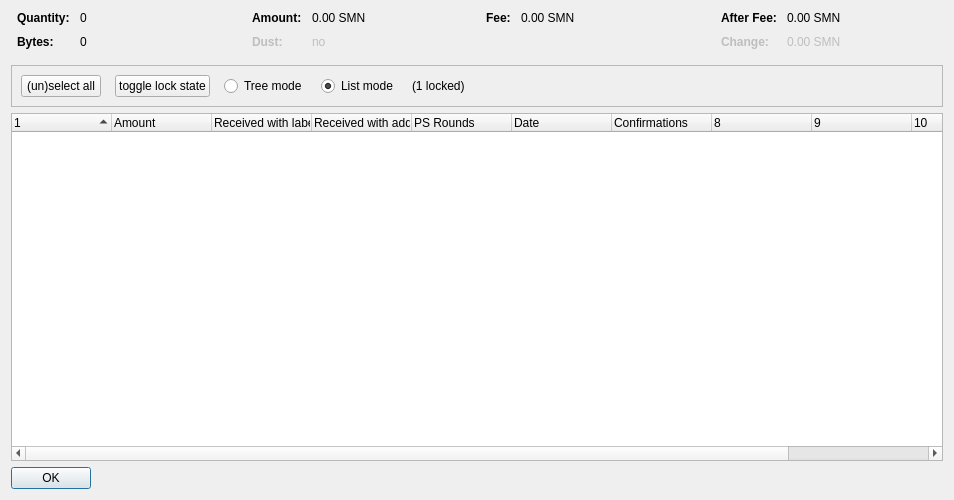
<?xml version="1.0" encoding="UTF-8"?>
<ui version="4.0">
 <class>CoinControlDialog</class>
 <widget class="QDialog" name="CoinControlDialog">
  <property name="geometry">
   <rect>
    <x>0</x>
    <y>0</y>
    <width>954</width>
    <height>500</height>
   </rect>
  </property>
  <property name="windowTitle">
   <string>Coin Selection</string>
  </property>
  <layout class="QVBoxLayout" name="verticalLayout">
   <item>
    <layout class="QHBoxLayout" name="horizontalLayoutTop" stretch="0,0,0,0">
     <property name="topMargin">
      <number>0</number>
     </property>
     <property name="bottomMargin">
      <number>10</number>
     </property>
     <item>
      <layout class="QFormLayout" name="formLayoutCoinControl1">
       <property name="horizontalSpacing">
        <number>10</number>
       </property>
       <property name="verticalSpacing">
        <number>10</number>
       </property>
       <property name="leftMargin">
        <number>6</number>
       </property>
       <property name="rightMargin">
        <number>6</number>
       </property>
       <item row="0" column="0">
        <widget class="QLabel" name="labelCoinControlQuantityText">
         <property name="font">
          <font>
           <weight>75</weight>
           <bold>true</bold>
          </font>
         </property>
         <property name="text">
          <string>Quantity:</string>
         </property>
        </widget>
       </item>
       <item row="0" column="1">
        <widget class="QLabel" name="labelCoinControlQuantity">
         <property name="cursor">
          <cursorShape>IBeamCursor</cursorShape>
         </property>
         <property name="contextMenuPolicy">
          <enum>Qt::ActionsContextMenu</enum>
         </property>
         <property name="text">
          <string notr="true">0</string>
         </property>
         <property name="textInteractionFlags">
          <set>Qt::LinksAccessibleByMouse|Qt::TextSelectableByKeyboard|Qt::TextSelectableByMouse</set>
         </property>
        </widget>
       </item>
       <item row="1" column="0">
        <widget class="QLabel" name="labelCoinControlBytesText">
         <property name="font">
          <font>
           <weight>75</weight>
           <bold>true</bold>
          </font>
         </property>
         <property name="text">
          <string>Bytes:</string>
         </property>
        </widget>
       </item>
       <item row="1" column="1">
        <widget class="QLabel" name="labelCoinControlBytes">
         <property name="cursor">
          <cursorShape>IBeamCursor</cursorShape>
         </property>
         <property name="contextMenuPolicy">
          <enum>Qt::ActionsContextMenu</enum>
         </property>
         <property name="text">
          <string notr="true">0</string>
         </property>
         <property name="textInteractionFlags">
          <set>Qt::LinksAccessibleByMouse|Qt::TextSelectableByKeyboard|Qt::TextSelectableByMouse</set>
         </property>
        </widget>
       </item>
      </layout>
     </item>
     <item>
      <layout class="QFormLayout" name="formLayoutCoinControl2">
       <property name="horizontalSpacing">
        <number>10</number>
       </property>
       <property name="verticalSpacing">
        <number>10</number>
       </property>
       <property name="leftMargin">
        <number>6</number>
       </property>
       <property name="rightMargin">
        <number>6</number>
       </property>
       <item row="0" column="0">
        <widget class="QLabel" name="labelCoinControlAmountText">
         <property name="font">
          <font>
           <weight>75</weight>
           <bold>true</bold>
          </font>
         </property>
         <property name="text">
          <string>Amount:</string>
         </property>
        </widget>
       </item>
       <item row="0" column="1">
        <widget class="QLabel" name="labelCoinControlAmount">
         <property name="cursor">
          <cursorShape>IBeamCursor</cursorShape>
         </property>
         <property name="contextMenuPolicy">
          <enum>Qt::ActionsContextMenu</enum>
         </property>
         <property name="text">
          <string notr="true">0.00 SMN</string>
         </property>
         <property name="textInteractionFlags">
          <set>Qt::LinksAccessibleByMouse|Qt::TextSelectableByKeyboard|Qt::TextSelectableByMouse</set>
         </property>
        </widget>
       </item>
       <item row="1" column="0">
        <widget class="QLabel" name="labelCoinControlLowOutputText">
         <property name="enabled">
          <bool>false</bool>
         </property>
         <property name="font">
          <font>
           <weight>75</weight>
           <bold>true</bold>
          </font>
         </property>
         <property name="text">
          <string>Dust:</string>
         </property>
        </widget>
       </item>
       <item row="1" column="1">
        <widget class="QLabel" name="labelCoinControlLowOutput">
         <property name="enabled">
          <bool>false</bool>
         </property>
         <property name="cursor">
          <cursorShape>IBeamCursor</cursorShape>
         </property>
         <property name="contextMenuPolicy">
          <enum>Qt::ActionsContextMenu</enum>
         </property>
         <property name="text">
          <string notr="true">no</string>
         </property>
         <property name="textInteractionFlags">
          <set>Qt::LinksAccessibleByMouse|Qt::TextSelectableByKeyboard|Qt::TextSelectableByMouse</set>
         </property>
        </widget>
       </item>
      </layout>
     </item>
     <item>
      <layout class="QFormLayout" name="formLayoutCoinControl3">
       <property name="horizontalSpacing">
        <number>10</number>
       </property>
       <property name="verticalSpacing">
        <number>10</number>
       </property>
       <property name="leftMargin">
        <number>6</number>
       </property>
       <property name="rightMargin">
        <number>6</number>
       </property>
       <item row="0" column="0">
        <widget class="QLabel" name="labelCoinControlFeeText">
         <property name="font">
          <font>
           <weight>75</weight>
           <bold>true</bold>
          </font>
         </property>
         <property name="text">
          <string>Fee:</string>
         </property>
        </widget>
       </item>
       <item row="0" column="1">
        <widget class="QLabel" name="labelCoinControlFee">
         <property name="cursor">
          <cursorShape>IBeamCursor</cursorShape>
         </property>
         <property name="contextMenuPolicy">
          <enum>Qt::ActionsContextMenu</enum>
         </property>
         <property name="text">
          <string notr="true">0.00 SMN</string>
         </property>
         <property name="textInteractionFlags">
          <set>Qt::LinksAccessibleByMouse|Qt::TextSelectableByKeyboard|Qt::TextSelectableByMouse</set>
         </property>
        </widget>
       </item>
      </layout>
     </item>
     <item>
      <layout class="QFormLayout" name="formLayoutCoinControl4">
       <property name="horizontalSpacing">
        <number>10</number>
       </property>
       <property name="verticalSpacing">
        <number>10</number>
       </property>
       <property name="leftMargin">
        <number>6</number>
       </property>
       <property name="rightMargin">
        <number>6</number>
       </property>
       <item row="0" column="0">
        <widget class="QLabel" name="labelCoinControlAfterFeeText">
         <property name="font">
          <font>
           <weight>75</weight>
           <bold>true</bold>
          </font>
         </property>
         <property name="text">
          <string>After Fee:</string>
         </property>
        </widget>
       </item>
       <item row="0" column="1">
        <widget class="QLabel" name="labelCoinControlAfterFee">
         <property name="cursor">
          <cursorShape>IBeamCursor</cursorShape>
         </property>
         <property name="contextMenuPolicy">
          <enum>Qt::ActionsContextMenu</enum>
         </property>
         <property name="text">
          <string notr="true">0.00 SMN</string>
         </property>
         <property name="textInteractionFlags">
          <set>Qt::LinksAccessibleByMouse|Qt::TextSelectableByKeyboard|Qt::TextSelectableByMouse</set>
         </property>
        </widget>
       </item>
       <item row="1" column="0">
        <widget class="QLabel" name="labelCoinControlChangeText">
         <property name="enabled">
          <bool>false</bool>
         </property>
         <property name="font">
          <font>
           <weight>75</weight>
           <bold>true</bold>
          </font>
         </property>
         <property name="text">
          <string>Change:</string>
         </property>
        </widget>
       </item>
       <item row="1" column="1">
        <widget class="QLabel" name="labelCoinControlChange">
         <property name="enabled">
          <bool>false</bool>
         </property>
         <property name="cursor">
          <cursorShape>IBeamCursor</cursorShape>
         </property>
         <property name="contextMenuPolicy">
          <enum>Qt::ActionsContextMenu</enum>
         </property>
         <property name="text">
          <string notr="true">0.00 SMN</string>
         </property>
         <property name="textInteractionFlags">
          <set>Qt::LinksAccessibleByMouse|Qt::TextSelectableByKeyboard|Qt::TextSelectableByMouse</set>
         </property>
        </widget>
       </item>
      </layout>
     </item>
    </layout>
   </item>
   <item>
    <widget class="QFrame" name="frame">
     <property name="minimumSize">
      <size>
       <width>0</width>
       <height>40</height>
      </size>
     </property>
     <property name="frameShape">
      <enum>QFrame::StyledPanel</enum>
     </property>
     <property name="frameShadow">
      <enum>QFrame::Sunken</enum>
     </property>
     <layout class="QHBoxLayout" name="horizontalLayout">
      <item>
       <layout class="QHBoxLayout" name="horizontalLayoutPanel" stretch="0,0,0,0,0,0">
        <property name="spacing">
         <number>14</number>
        </property>
        <item>
         <widget class="QPushButton" name="pushButtonSelectAll">
          <property name="sizePolicy">
           <sizepolicy hsizetype="Maximum" vsizetype="Fixed">
            <horstretch>0</horstretch>
            <verstretch>0</verstretch>
           </sizepolicy>
          </property>
          <property name="text">
           <string>(un)select all</string>
          </property>
          <property name="autoDefault">
           <bool>false</bool>
          </property>
         </widget>
        </item>
        <item>
         <widget class="QPushButton" name="pushButtonToggleLock">
          <property name="sizePolicy">
           <sizepolicy hsizetype="Maximum" vsizetype="Fixed">
            <horstretch>0</horstretch>
            <verstretch>0</verstretch>
           </sizepolicy>
          </property>
          <property name="text">
           <string>toggle lock state</string>
          </property>
          <property name="autoDefault">
           <bool>false</bool>
          </property>
         </widget>
        </item>
        <item>
         <widget class="QRadioButton" name="radioTreeMode">
          <property name="sizePolicy">
           <sizepolicy hsizetype="Maximum" vsizetype="Fixed">
            <horstretch>0</horstretch>
            <verstretch>0</verstretch>
           </sizepolicy>
          </property>
          <property name="text">
           <string>Tree mode</string>
          </property>
         </widget>
        </item>
        <item>
         <widget class="QRadioButton" name="radioListMode">
          <property name="sizePolicy">
           <sizepolicy hsizetype="Maximum" vsizetype="Fixed">
            <horstretch>0</horstretch>
            <verstretch>0</verstretch>
           </sizepolicy>
          </property>
          <property name="text">
           <string>List mode</string>
          </property>
          <property name="checked">
           <bool>true</bool>
          </property>
         </widget>
        </item>
        <item>
         <widget class="QLabel" name="labelLocked">
          <property name="text">
           <string>(1 locked)</string>
          </property>
         </widget>
        </item>
        <item>
         <spacer name="horizontalSpacer">
          <property name="orientation">
           <enum>Qt::Horizontal</enum>
          </property>
          <property name="sizeHint" stdset="0">
           <size>
            <width>40</width>
            <height>20</height>
           </size>
          </property>
         </spacer>
        </item>
       </layout>
      </item>
     </layout>
    </widget>
   </item>
   <item>
    <widget class="CoinControlTreeWidget" name="treeWidget">
     <property name="contextMenuPolicy">
      <enum>Qt::CustomContextMenu</enum>
     </property>
     <property name="sortingEnabled">
      <bool>false</bool>
     </property>
     <property name="columnCount">
      <number>11</number>
     </property>
     <attribute name="headerShowSortIndicator" stdset="0">
      <bool>true</bool>
     </attribute>
     <attribute name="headerStretchLastSection">
      <bool>false</bool>
     </attribute>
     <column>
      <property name="text">
       <string/>
      </property>
     </column>
     <column>
      <property name="text">
       <string>Amount</string>
      </property>
     </column>
     <column>
      <property name="text">
       <string>Received with label</string>
      </property>
     </column>
     <column>
      <property name="text">
       <string>Received with address</string>
      </property>
     </column>
     <column>
      <property name="text">
       <string>PS Rounds</string>
      </property>
     </column>
     <column>
      <property name="text">
       <string>Date</string>
      </property>
     </column>
     <column>
      <property name="text">
       <string>Confirmations</string>
      </property>
      <property name="toolTip">
       <string>Confirmed</string>
      </property>
     </column>
     <column>
      <property name="text">
       <string/>
      </property>
     </column>
     <column>
      <property name="text">
       <string/>
      </property>
     </column>
     <column>
      <property name="text">
       <string/>
      </property>
     </column>
     <column>
      <property name="text">
       <string/>
      </property>
     </column>
    </widget>
   </item>
   <item>
    <widget class="QDialogButtonBox" name="buttonBox">
     <property name="sizePolicy">
      <sizepolicy hsizetype="Maximum" vsizetype="Fixed">
       <horstretch>0</horstretch>
       <verstretch>0</verstretch>
      </sizepolicy>
     </property>
     <property name="orientation">
      <enum>Qt::Horizontal</enum>
     </property>
     <property name="standardButtons">
      <set>QDialogButtonBox::Ok</set>
     </property>
    </widget>
   </item>
  </layout>
 </widget>
 <customwidgets>
  <customwidget>
   <class>CoinControlTreeWidget</class>
   <extends>QTreeWidget</extends>
   <header>coincontroltreewidget.h</header>
  </customwidget>
 </customwidgets>
 <resources/>
 <connections/>
</ui>
